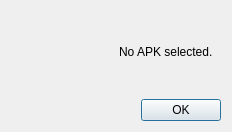
<?xml version="1.0" encoding="UTF-8"?>
<ui version="4.0">
 <class>Dialog</class>
 <widget class="QDialog" name="Dialog">
  <property name="geometry">
   <rect>
    <x>0</x>
    <y>0</y>
    <width>232</width>
    <height>132</height>
   </rect>
  </property>
  <property name="windowTitle">
   <string>No APK</string>
  </property>
  <property name="windowIcon">
   <iconset theme="dialog-information"/>
  </property>
  <layout class="QVBoxLayout" name="verticalLayout_2">
   <item>
    <layout class="QVBoxLayout" name="verticalLayout">
     <item>
      <layout class="QHBoxLayout" name="horizontalLayout">
       <item>
        <widget class="QLabel" name="infoImage">
         <property name="text">
          <string/>
         </property>
         <property name="pixmap">
          <pixmap>Information_icon_with_gradient_background.svg</pixmap>
         </property>
        </widget>
       </item>
       <item>
        <widget class="QLabel" name="infoText">
         <property name="text">
          <string>No APK selected.</string>
         </property>
        </widget>
       </item>
      </layout>
     </item>
     <item>
      <widget class="QDialogButtonBox" name="okButton">
       <property name="contextMenuPolicy">
        <enum>Qt::DefaultContextMenu</enum>
       </property>
       <property name="orientation">
        <enum>Qt::Horizontal</enum>
       </property>
       <property name="standardButtons">
        <set>QDialogButtonBox::Ok</set>
       </property>
      </widget>
     </item>
    </layout>
   </item>
  </layout>
 </widget>
 <resources/>
 <connections>
  <connection>
   <sender>okButton</sender>
   <signal>rejected()</signal>
   <receiver>Dialog</receiver>
   <slot>reject()</slot>
   <hints>
    <hint type="sourcelabel">
     <x>316</x>
     <y>260</y>
    </hint>
    <hint type="destinationlabel">
     <x>286</x>
     <y>274</y>
    </hint>
   </hints>
  </connection>
  <connection>
   <sender>okButton</sender>
   <signal>accepted()</signal>
   <receiver>Dialog</receiver>
   <slot>accept()</slot>
   <hints>
    <hint type="sourcelabel">
     <x>248</x>
     <y>254</y>
    </hint>
    <hint type="destinationlabel">
     <x>157</x>
     <y>274</y>
    </hint>
   </hints>
  </connection>
 </connections>
</ui>
